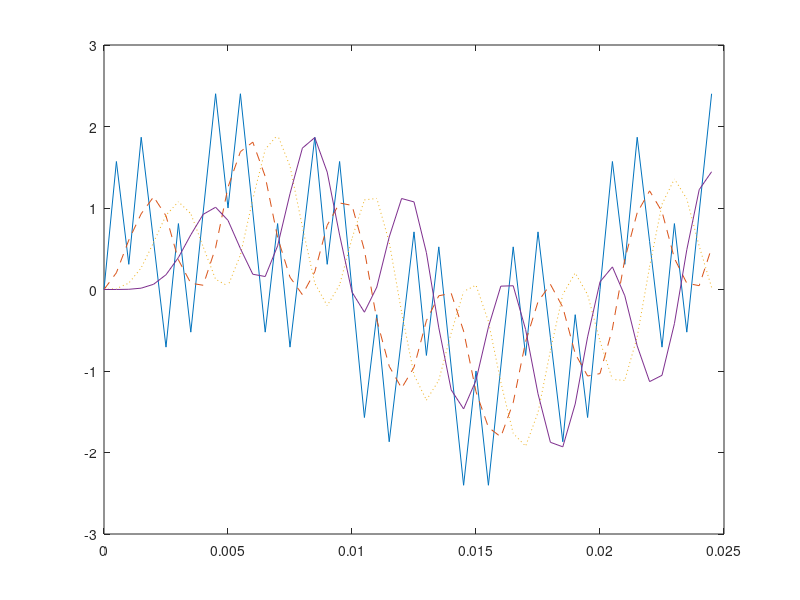

Source code (MATLAB):
fs = 2000; % frekuensi
t = 0:1/fs:1; % periode
x = sin(2*pi*50*t) + sin(2*pi*250*t) + sin(2*pi*750*t); % data sinyal
[b1,a] = butter(2,300/1000); %butter orde 2, 300/1000 = 0.3 ternormalisasi
y1 = filter(b1,a,x);
[b2,a] = butter(5,300/1000); %butter orde 5
y2 = filter(b2,a,x);
[b3,a] = butter(9,300/1000);%butter orde 9
y3 = filter(b3,a,x);
% plot(t,x,t,y1,'--',t,y2,':',t,y3,'-'); % menampilkan semua sinyal
plot(t(1:50),x(1:50),t(1:50),y1(1:50),'--',t(1:50),y2(1:50),':',t(1:50),y3(1:50),'-'); %menampilkan 50 sinyal pertama